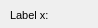
      <widget class="QWidget" name="page_32">
       <property name="geometry">
        <rect>
         <x>0</x>
         <y>0</y>
         <width>98</width>
         <height>28</height>
        </rect>
       </property>
       <attribute name="label">
        <string>Feature graphic design</string>
       </attribute>
       <widget class="QLineEdit" name="label_x">
        <property name="geometry">
         <rect>
          <x>110</x>
          <y>4</y>
          <width>160</width>
          <height>18</height>
         </rect>
        </property>
        <property name="text">
         <string/>
        </property>
       </widget>
       <widget class="QLineEdit" name="label_y">
        <property name="geometry">
         <rect>
          <x>110</x>
          <y>30</y>
          <width>160</width>
          <height>18</height>
         </rect>
        </property>
        <property name="text">
         <string/>
        </property>
       </widget>
       <widget class="QLineEdit" name="rotation">
        <property name="geometry">
         <rect>
          <x>380</x>
          <y>30</y>
          <width>160</width>
          <height>18</height>
         </rect>
        </property>
        <property name="text">
         <string/>
        </property>
       </widget>
       <widget class="QLineEdit" name="label_rotation">
        <property name="geometry">
         <rect>
          <x>110</x>
          <y>55</y>
          <width>160</width>
          <height>18</height>
         </rect>
        </property>
        <property name="text">
         <string/>
        </property>
       </widget>
       <widget class="QLabel" name="label_label_x">
        <property name="geometry">
         <rect>
          <x>10</x>
          <y>4</y>
          <width>90</width>
          <height>22</height>
         </rect>
        </property>
        <property name="font">
         <font>
          <pointsize>8</pointsize>
         </font>
        </property>
        <property name="frameShape">
         <enum>QFrame::NoFrame</enum>
        </property>
        <property name="frameShadow">
         <enum>QFrame::Plain</enum>
        </property>
        <property name="text">
         <string>Label x:</string>
        </property>
        <property name="textFormat">
         <enum>Qt::AutoText</enum>
        </property>
        <property name="scaledContents">
         <bool>false</bool>
        </property>
        <property name="alignment">
         <set>Qt::AlignLeading|Qt::AlignLeft|Qt::AlignVCenter</set>
        </property>
        <property name="margin">
         <number>3</number>
        </property>
       </widget>
       <widget class="QLabel" name="label_label_y">
        <property name="geometry">
         <rect>
          <x>10</x>
          <y>30</y>
          <width>90</width>
          <height>22</height>
         </rect>
        </property>
        <property name="font">
         <font>
          <pointsize>8</pointsize>
         </font>
        </property>
        <property name="frameShape">
         <enum>QFrame::NoFrame</enum>
        </property>
        <property name="frameShadow">
         <enum>QFrame::Plain</enum>
        </property>
        <property name="text">
         <string>Label y:</string>
        </property>
        <property name="textFormat">
         <enum>Qt::AutoText</enum>
        </property>
        <property name="scaledContents">
         <bool>false</bool>
        </property>
        <property name="alignment">
         <set>Qt::AlignLeading|Qt::AlignLeft|Qt::AlignVCenter</set>
        </property>
        <property name="margin">
         <number>3</number>
        </property>
       </widget>
       <widget class="QLabel" name="label_label_rotation">
        <property name="geometry">
         <rect>
          <x>10</x>
          <y>55</y>
          <width>90</width>
          <height>22</height>
         </rect>
        </property>
        <property name="font">
         <font>
          <pointsize>8</pointsize>
         </font>
        </property>
        <property name="frameShape">
         <enum>QFrame::NoFrame</enum>
        </property>
        <property name="frameShadow">
         <enum>QFrame::Plain</enum>
        </property>
        <property name="text">
         <string>Label rotation:</string>
        </property>
        <property name="textFormat">
         <enum>Qt::AutoText</enum>
        </property>
        <property name="scaledContents">
         <bool>false</bool>
        </property>
        <property name="alignment">
         <set>Qt::AlignLeading|Qt::AlignLeft|Qt::AlignVCenter</set>
        </property>
        <property name="margin">
         <number>3</number>
        </property>
       </widget>
       <widget class="QLabel" name="label_rotation">
        <property name="geometry">
         <rect>
          <x>280</x>
          <y>31</y>
          <width>90</width>
          <height>22</height>
         </rect>
        </property>
        <property name="font">
         <font>
          <pointsize>8</pointsize>
         </font>
        </property>
        <property name="frameShape">
         <enum>QFrame::NoFrame</enum>
        </property>
        <property name="frameShadow">
         <enum>QFrame::Plain</enum>
        </property>
        <property name="text">
         <string>Symbol rotation:</string>
        </property>
        <property name="textFormat">
         <enum>Qt::AutoText</enum>
        </property>
        <property name="scaledContents">
         <bool>false</bool>
        </property>
        <property name="alignment">
         <set>Qt::AlignLeading|Qt::AlignLeft|Qt::AlignVCenter</set>
        </property>
        <property name="margin">
         <number>3</number>
        </property>
       </widget>
       <widget class="QLineEdit" name="hemisphere">
        <property name="geometry">
         <rect>
          <x>380</x>
          <y>55</y>
          <width>160</width>
          <height>18</height>
         </rect>
        </property>
        <property name="text">
         <string/>
        </property>
       </widget>
       <widget class="QLabel" name="label_hemisphere">
        <property name="geometry">
         <rect>
          <x>280</x>
          <y>55</y>
          <width>90</width>
          <height>22</height>
         </rect>
        </property>
        <property name="font">
         <font>
          <pointsize>8</pointsize>
         </font>
        </property>
        <property name="frameShape">
         <enum>QFrame::NoFrame</enum>
        </property>
        <property name="frameShadow">
         <enum>QFrame::Plain</enum>
        </property>
        <property name="text">
         <string>Hemisphere:</string>
        </property>
        <property name="textFormat">
         <enum>Qt::AutoText</enum>
        </property>
        <property name="scaledContents">
         <bool>false</bool>
        </property>
        <property name="alignment">
         <set>Qt::AlignLeading|Qt::AlignLeft|Qt::AlignVCenter</set>
        </property>
        <property name="margin">
         <number>3</number>
        </property>
       </widget>
       <widget class="QLabel" name="label_cat_svg">
        <property name="geometry">
         <rect>
          <x>280</x>
          <y>4</y>
          <width>90</width>
          <height>22</height>
         </rect>
        </property>
        <property name="font">
         <font>
          <pointsize>8</pointsize>
         </font>
        </property>
        <property name="frameShape">
         <enum>QFrame::NoFrame</enum>
        </property>
        <property name="frameShadow">
         <enum>QFrame::Plain</enum>
        </property>
        <property name="text">
         <string>Svg catalog:</string>
        </property>
        <property name="textFormat">
         <enum>Qt::AutoText</enum>
        </property>
        <property name="scaledContents">
         <bool>false</bool>
        </property>
        <property name="alignment">
         <set>Qt::AlignLeading|Qt::AlignLeft|Qt::AlignVCenter</set>
        </property>
        <property name="margin">
         <number>3</number>
        </property>
       </widget>
       <widget class="QLineEdit" name="cat_svg">
        <property name="geometry">
         <rect>
          <x>380</x>
          <y>4</y>
          <width>160</width>
          <height>18</height>
         </rect>
        </property>
        <property name="text">
         <string/>
        </property>
       </widget>
      </widget>
